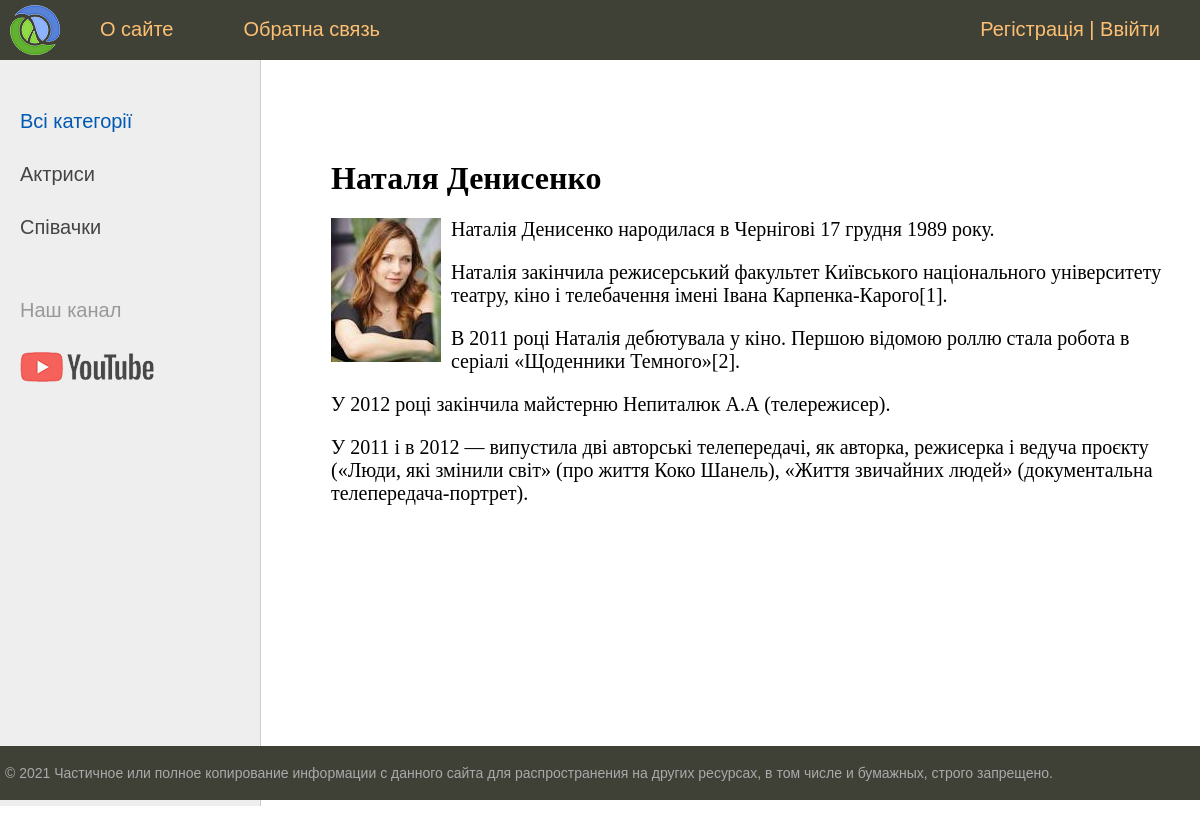
/post/natalya-denisenko/, run on the app's committed database.
### women/models.py (models this page shows, shortened)
class Category(models.Model):
    name = models.CharField(max_length=100, db_index=True, verbose_name='категорія')
    slug = models.SlugField(max_length=255, unique=True, db_index=True, verbose_name='URL')
    def get_absolute_url(self):
        return reverse('category', kwargs={'cat_slug': self.slug})
    class Meta:
        verbose_name = 'Категорії'
        verbose_name_plural = 'Категорії'

class Women(models.Model):
    title = models.CharField(max_length=255, verbose_name='Назва')
    slug = models.SlugField(max_length=255, unique=True, db_index=True, verbose_name='URL')
    content = models.TextField(blank=True, verbose_name='Опис')
    photo = models.ImageField(upload_to="photo/%Y/%m/%d", verbose_name='фото')
    time_create = models.DateTimeField(auto_now_add=True, verbose_name='Час опублікування')
    time_update = models.DateTimeField(auto_now=True, verbose_name='чвс оновлення')
    is_published = models.BooleanField(default=True, verbose_name='Публікування')
    cat = models.ForeignKey('Category', on_delete=models.PROTECT, verbose_name='категорія')
    class Meta:
        verbose_name = 'Відомі жінки'
        verbose_name_plural = 'Відомі жінки'
        ordering = ['-time_create', 'title']

### women/views.py (the view)
# urls.py: path('post/<slug:post_slug>/', ShowPost.as_view(), name='post'),
class ShowPost(DataMixin, DetailView):
    model = Women
    template_name = 'women/post.html'
    slug_url_kwarg = 'post_slug'
    context_object_name = 'post'
    def get_context_data(self, *, object_list=None, **kwargs):
        context = super().get_context_data(**kwargs)
        c_def = self.get_user_context(title=context['post'])
        return dict(list(context.items()) + list(c_def.items()))

### women/utils.py (called while the page is built)
    def get_user_context(self, **kwargs):
        context = kwargs
        cats = Category.objects.annotate(Count('women'))
        user_menu = menu.copy()
        if not self.request.user.is_authenticated:
            user_menu.pop(1)
        context['menu'] = user_menu
        context['cats'] = cats
        if 'cat_selected' not in context:
            context['cat_selected'] = 0
        return context

### women/templates/women/post.html
{% extends 'women/base.html' %}
{% block content %}
<h1>{{ post.title }}</h1>
{% if post.photo %}
<p><img class="img-article-left" src="{{ post.photo.url }}"></p>
{% endif %}
{{ post.content|linebreaks }}
{% endblock %}

### women/templates/women/base.html (shortened to what this page needs)
{% load static %}
{% load women_tags %}
<!DOCTYPE html>
<html>
<head>
	<link type="text/css" href="{% static 'women/css/styles.css' %}" rel="stylesheet" />
</head>
<body>
<table class="table-page" border=0 cellpadding="0" cellspacing="0">
<tr><td valign=top>
{% block mainmenu %}
		<div class="header">
			<ul id="mainmenu" class="mainmenu">
			<li class="logo"><a href="{% url 'home' %}"><div class="logo"></div></a></li>
{% for m in menu %}
			<li><a href="{% url m.url_name %}">{{m.title}}</a></li>
{% endfor %}
                {% if request.user.is_authenticated %}
                <li class="last">{{ user.username }} | <a href="{% url 'logout' %}">Вийти</a></li>
                {% else %}
                <li class="last"><a href="{% url 'register' %}">Регістрація</a> | <a href="{% url 'login' %}">Ввійти</a></li>
                {% endif %}
			</ul>
		</div>
{% endblock mainmenu %}
<table class="table-content" border=0 cellpadding="0" cellspacing="0">
<tr>
	<td valign="top" class="left-chapters">
	<ul id="leftchapters">
        {% if cat_selected == 0 %}
        <li class="selected">Всі категорії</li>
        {% else %}
        <li><a href="{% url 'home' %}">Всі категорії</a> </li>
        {% endif %}
{% for c in cats %}
{% if c.women__count > 0 %}
    {% if c.pk == cat_selected %}
        <li class="selected">{{ c.name }}</li>
    {% else %}
        <li><a href="{{ c.get_absolute_url }}">{{ c.name }}</a> </li>
	{% endif %}
{% endif %}
{% endfor %}
        <li class="share">
		<p>Наш канал</p>
		<a class="share-yt" href="https://www.youtube.com/channel/UClJzWfGWuGJL2t-3dYKcHTA/playlists" target="_blank" rel="nofollow"></a>
		</li>
	</ul>
</td>
<td valign="top" class="content">
	<div class="content-text">
{% block content %}
{% endblock %}
	</div>
</td></tr></table>
</td></tr>
<tr><td valign=top>
	<div id="footer">
		<p>&copy; 2021 Частичное или полное копирование информации с данного сайта для распространения на других ресурсах, в том числе и бумажных, строго запрещено.</p>
	</div>
</td></tr></table>
</body>
</html>

### women/static/women/css/styles.css (style rules this page uses)
html, body { font-family: 'Arial'; margin: 0; padding: 0; height: 100%; width: 100%; color: #444; }
a { color: #0059b2; text-decoration: none; }
img { max-width: 600px; height: auto; }
img.img-article-left { max-width: 300px; height: auto; float: left; padding: 0 10px 10px 0; }
.table-page { width: 100%; height: 100%; vertical-align: top; }
.table-page tr { height: 100%; }
.header { background: #3F4137; height: 60px; }
.logo { background: url('../images/logo.png') no-repeat 10px 5px; width: 70px; height: 60px; }
ul.mainmenu { list-style: none; margin: 0; padding: 0; height: 60px; color: #fdc073; font-size: 20px; overflow: hidden; }
ul.mainmenu li { float: left; margin: 18px 40px 0 30px; }
ul.mainmenu li.logo { margin: 0; }
ul.mainmenu li.last { float: right; }
ul.mainmenu li a { color: #fdc073; text-decoration: none; }
.table-content { width: 100%; min-height: 100%; height: 100%; }
.left-chapters { margin: 0; background: #eee; border-right: 1px solid #ccc; min-height: 100%; }
.left-chapters ul { width: 230px; min-height: 100%; margin: 0; padding: 20px 10px 10px 20px; list-style: none; font-size: 20px; }
.left-chapters ul li { margin: 30px 0 0 0; color: #999; }
.left-chapters ul li.selected { color: #0059b2; }
.left-chapters ul li a { color: #444; text-decoration: none; }
.left-chapters ul li.share { margin: 60px 0 0 0; }
.left-chapters ul li.share p { margin: 30px 0 30px 0; }
.left-chapters ul li.share a { display: inline-block; width: 40px; height: 40px; margin: 0 20px 0 0; }
.left-chapters ul li.share a.share-yt { width: 100%; height: 30px; background: url('../images/share_yt.png') no-repeat 0 0 }
.content { padding: 40px 20px 20px 40px; width: 100%; box-sizing: border-box; }
.content-text { margin: 60px 0 0 30px; color: #000; font-size: 20px; font-family: Yandex Sans Display Light; }
.content-text h1 { font-size: 32px; }
#footer { box-sizing: border-box; background: #3F4137; padding: 5px; color: #aaa; font-size: 14px; font-family: Verdana, Geneva, Arial, Helvetica; text-align: left; overflow: hidden; }

### data on the page
Category: name "Актриси"
Category: name "Співачки"
Women: title "Наталя Денисенко", photo (picture), content "Наталія Денисенко народилася в Чернігові 17 грудня 1989 року. Наталія закінчила режисерський факультет Київського національного університету театру, кіно і телебачення імені Івана Карпенка-Карого[1]. В 2011 році Наталія дебютувала у кіно. Першою відомою роллю стала робота в серіалі «Щоденники Темного»[2]. У 2012 році закінчила майстерню Непиталюк А.А (телережисер). У 2011 і в 2012 — випустила дві авторські телепередачі, як авторка, режисерка і ведуча проєкту («Люди, які змінили світ» (про життя Коко Шанель), «Життя звичайних людей» (документальна телепередача-портрет)."

### other printed values
{{ m.title }} "О сайте" "Обратна связь"
